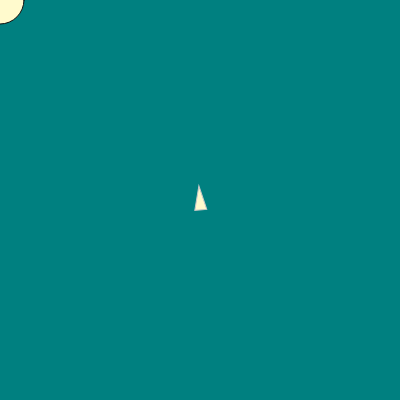
Frame 1 (no input)
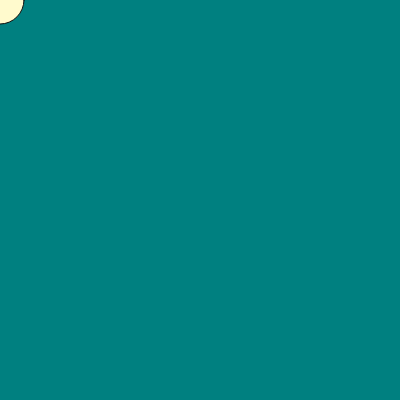
Frame 60 (no input)
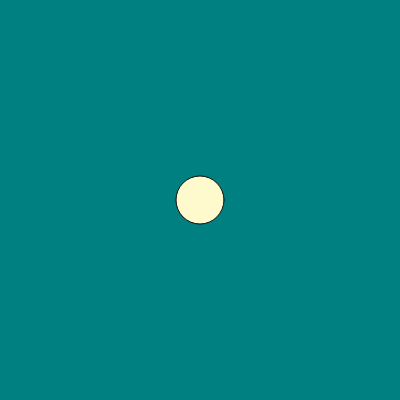
Frame 120 (the mouse pressed at the canvas centre since frame 60)

The p5.js sketch that drew these frames (run headless with seeded random() and noise() and a simulated clock; from frame 60 on, the mouse is pressed at the canvas centre):

// p5.js sketch
// ── sketch.js
let v;

function setup() {
  createCanvas(400, 400);
  v = new Vehicle(width / 2, height / 2);
}

function draw() {
  background(0,128,128);

  let mouse = createVector(mouseX, mouseY);

  // Draw an ellipse at the mouse position
  fill(255,250,205);
  stroke(10);
  strokeWeight(1);
  ellipse(mouse.x, mouse.y, 48, 48);

  // Call the appropriate steering behaviors for our agents
  v.seek(mouse);
  v.update();
  v.display();

}

// ── vehicle.js
class Vehicle {
  constructor(x, y) {
    this.acceleration = createVector(0, 0);
    this.velocity = createVector(0, -2);
    this.position = createVector(x, y);
    this.r = 6;
    this.maxspeed = 8;
    this.maxforce = 0.2;
  }

  // Method to update location
  update() {
    // Update velocity
    this.velocity.add(this.acceleration);
    // Limit speed
    this.velocity.limit(this.maxspeed);
    this.position.add(this.velocity);
    // Reset accelerationelertion to 0 each cycle
    this.acceleration.mult(0);
  }

  applyForce(force) {
    // We could add mass here if we want A = F / M
    this.acceleration.add(force);
  }

  // A method that calculates a steering force towards a target
  // STEER = DESIRED MINUS VELOCITY
  seek(target) {

    var desired = p5.Vector.sub(target, this.position); // A vector pointing from the location to the target

    // Scale to maximum speed
    desired.setMag(this.maxspeed);

    // Steering = Desired minus velocity
    var steer = p5.Vector.sub(desired, this.velocity);
    steer.limit(this.maxforce); // Limit to maximum steering force

    this.applyForce(steer);
  }

  display() {
    // Draw a triangle rotated in the direction of velocity
    let theta = this.velocity.heading() + PI / 2;
    fill(255,250,205);
    stroke(200);
    strokeWeight(1);
    push();
    translate(this.position.x, this.position.y);
    rotate(theta);
    beginShape();
    vertex(0, -this.r * 2);
    vertex(-this.r, this.r * 2);
    vertex(this.r, this.r * 2);
    endShape(CLOSE);
    pop();
  }
}
